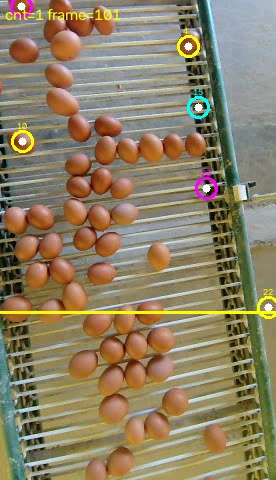
#> input picture prueba/debug_frame_100.jpg, 276 x 480 px, given in place of prueba-mejorada.mp4, which was not available
$ python hsv_diagnostic.py
#> lines starting #> are read from the running program, lines starting #| are printed output that depends on the picture; after the words box and inside, x2 and y2 are one past the last pixel; in counts of white or black regions, pixels touching at a corner belong together; pictures that were not available may be replaced by others from this repository, and a replacement may not be noted
#!/usr/bin/env python3
"""
hsv_diagnostic.py - Extrae valores HSV reales de los huevos en el video
para calibrar correctamente el rango de color.

Guarda:
  - Un frame de muestra del video (frame_muestra.jpg)
  - La máscara HSV aplicada (frame_mascara.jpg)
  - Estadísticas HSV en stdout
"""

import sys
import cv2
import numpy as np

VIDEO_PATH = r"prueba\prueba-mejorada.mp4"

# Rangos a testear (amplios para diagnosticar)
RANGOS_TEST = [
    # (nombre, lower, upper)
    ("Original lateral",  np.array([ 5, 100,  80]), np.array([22, 255, 230])),
    ("Cenital v1",        np.array([ 5,  90,  70]), np.array([25, 255, 235])),
    ("Muy amplio",        np.array([ 0,  50,  50]), np.array([35, 255, 255])),
    ("Solo naranja",      np.array([ 8,  80,  60]), np.array([20, 255, 220])),
]

FRAME_NUMS = [100, 300, 500, 800, 1200]  # frames a analizar


def analizar_frame(cap, frame_num):
    cap.set(cv2.CAP_PROP_POS_FRAMES, frame_num)
    ret, frame = cap.read()
    if not ret:
        return None, None
    hsv = cv2.cvtColor(frame, cv2.COLOR_BGR2HSV)
    return frame, hsv


def main():
    cap = cv2.VideoCapture(VIDEO_PATH)
    if not cap.isOpened():
        print(f"ERROR: No se pudo abrir {VIDEO_PATH}")
        sys.exit(1)

    total   = int(cap.get(cv2.CAP_PROP_FRAME_COUNT))
    width   = int(cap.get(cv2.CAP_PROP_FRAME_WIDTH))
    height  = int(cap.get(cv2.CAP_PROP_FRAME_HEIGHT))
    fps     = cap.get(cv2.CAP_PROP_FPS)
    print(f"Video: {width}x{height} @ {fps:.1f}fps, {total} frames totales")
    print()

    best_frame = None
    best_frame_num = FRAME_NUMS[0]

    for frame_num in FRAME_NUMS:
        frame, hsv = analizar_frame(cap, frame_num)
        if frame is None:
            continue

        if best_frame is None:
            best_frame = frame
            best_frame_num = frame_num

        print(f"─── Frame {frame_num} ─────────────────────────────")
        for nombre, lower, upper in RANGOS_TEST:
            mask    = cv2.inRange(hsv, lower, upper)
            pixeles = cv2.countNonZero(mask)
            pct     = 100.0 * pixeles / (width * height)
            print(f"  [{nombre:20s}]  píxeles={pixeles:6d}  ({pct:.1f}% del frame)")

        # Estadísticas HSV del frame completo
        h_vals = hsv[:, :, 0].flatten()
        s_vals = hsv[:, :, 1].flatten()
        v_vals = hsv[:, :, 2].flatten()

        # Filtrar píxeles con saturación media (probable color de huevo)
        mask_sat = (hsv[:, :, 1] > 60) & (hsv[:, :, 0] < 35) & (hsv[:, :, 0] > 2)
        if mask_sat.sum() > 100:
            h_egg = hsv[:, :, 0][mask_sat]
            s_egg = hsv[:, :, 1][mask_sat]
            v_egg = hsv[:, :, 2][mask_sat]
            print(f"  Píxeles naranjas/marrones (S>60, H 2-35): {mask_sat.sum()}")
            print(f"    H: min={h_egg.min()}  max={h_egg.max()}  mean={h_egg.mean():.1f}")
            print(f"    S: min={s_egg.min()}  max={s_egg.max()}  mean={s_egg.mean():.1f}")
            print(f"    V: min={v_egg.min()}  max={v_egg.max()}  mean={v_egg.mean():.1f}")
            # Guardar máscara de este frame
            if frame_num == best_frame_num:
                best_frame = frame
        print()
#> this loop made 5 passes
#> (printed output is left out)
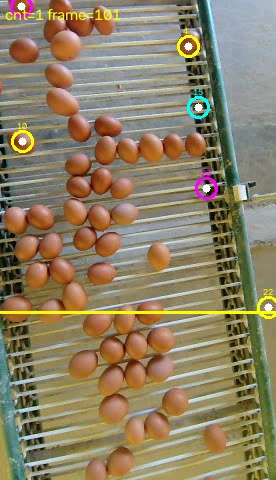
#> input picture prueba/debug_frame_100.jpg, 276 x 480 px, given in place of prueba-mejorada.mp4, which was not available
#> pass 1, in main, `mask_sat = (hsv[:, :, 1] > 60) & (hsv[:, :, 0] < 35) & (hsv[:, :, 0] >..`:
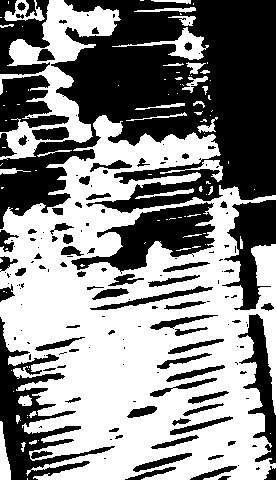
#> mask_sat: shape (480, 276) bool; 53.1% white; 165 black regions (91 under 20 px), largest, box (x1, y1, x2, y2) and area: (0, 0, 276, 229) 34356, (0, 317, 115, 480) 5082, (71, 202, 215, 274) 4413
#> best_frame is the input picture: shape (480, 276, 3); mean B, G, R 101.4, 128.9, 142.1
#> after the loop:
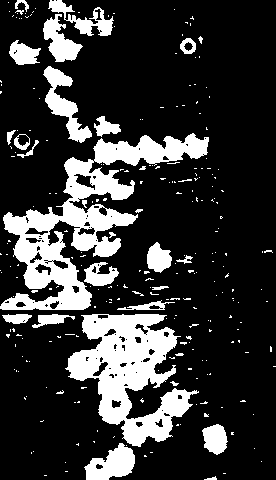
#> mask: shape (480, 276); 21.1% white; 258 white regions (227 under 20 px), largest, box (x1, y1, x2, y2) and area: (0, 133, 209, 310) 10500, (65, 314, 199, 447) 8441, (43, 66, 92, 143) 1300
#> after the loop, best_frame_num = 100

    # Guardar frame de muestra y máscaras
    if best_frame is not None:
        frame_out = f"prueba/frame_muestra_{best_frame_num}.jpg"
#> frame_out = 'prueba/frame_muestra_100.jpg'
        cv2.imwrite(frame_out, best_frame)
        print(f"Frame guardado: {frame_out}")
#| Frame guardado: prueba/frame_muestra_100.jpg

        hsv_frame = cv2.cvtColor(best_frame, cv2.COLOR_BGR2HSV)

        for nombre, lower, upper in RANGOS_TEST:
            mask  = cv2.inRange(hsv_frame, lower, upper)
            # Morfología básica
            kernel = cv2.getStructuringElement(cv2.MORPH_ELLIPSE, (7, 7))
            mask   = cv2.morphologyEx(mask, cv2.MORPH_CLOSE, kernel, iterations=2)
            mask   = cv2.morphologyEx(mask, cv2.MORPH_OPEN,  kernel, iterations=1)
            # Overlay sobre frame original
            overlay        = best_frame.copy()
            overlay[mask > 0] = [0, 255, 0]
            out_name = f"prueba/mascara_{nombre.replace(' ', '_')}.jpg"
            cv2.imwrite(out_name, overlay)
            print(f"Máscara [{nombre}] guardada: {out_name}")
#> this loop made 4 passes
#> pass 1, in main, `mask  = cv2.inRange(hsv_frame, lower, upper)`:
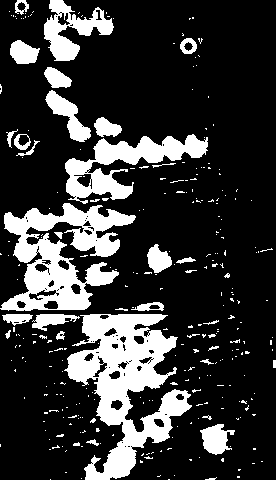
#> mask: shape (480, 276); 21.2% white; 296 white regions (260 under 20 px), largest, box (x1, y1, x2, y2) and area: (64, 314, 192, 480) 9351, (0, 203, 136, 311) 6962, (65, 134, 208, 204) 3746
#> pass 1, in main, `mask   = cv2.morphologyEx(mask, cv2.MORPH_CLOSE, kernel, iterations=2)`:
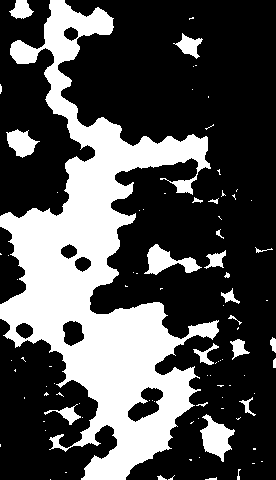
#> mask: shape (480, 276); 31.1% white; 91 white regions (67 under 20 px), largest, box (x1, y1, x2, y2) and area: (0, 0, 219, 480) 36790, (200, 414, 235, 462) 860, (144, 244, 202, 275) 775
#> pass 1, in main, `mask   = cv2.morphologyEx(mask, cv2.MORPH_OPEN,  kernel, iterations=1)`:
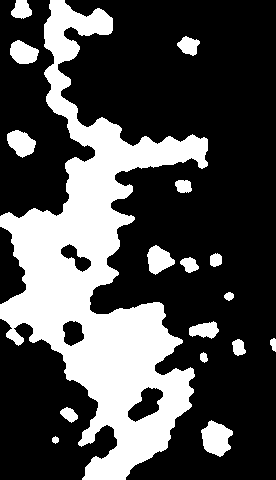
#> mask: shape (480, 276); 29.7% white; 17 white regions, largest, box (x1, y1, x2, y2) and area: (0, 0, 208, 480) 34997, (201, 420, 233, 457) 782, (7, 130, 36, 158) 536
#> pass 1, in main, `cv2.imwrite(out_name, overlay)`:
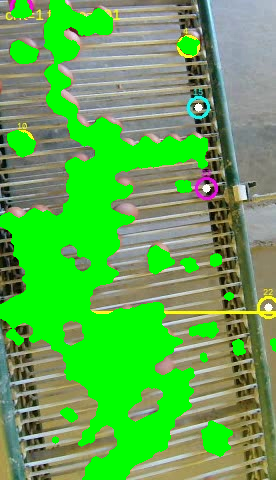
#> saved as mascara_Original_lateral.jpg: shape (480, 276, 3); mean B, G, R 80.9, 171.5, 96.3
#> after the loop: overlay: shape (480, 276, 3); mean H, S, V 81.3, 170.6, 97.5

    cap.release()
    print("\n¡Diagnóstico completo!")


if __name__ == '__main__':
    main()
